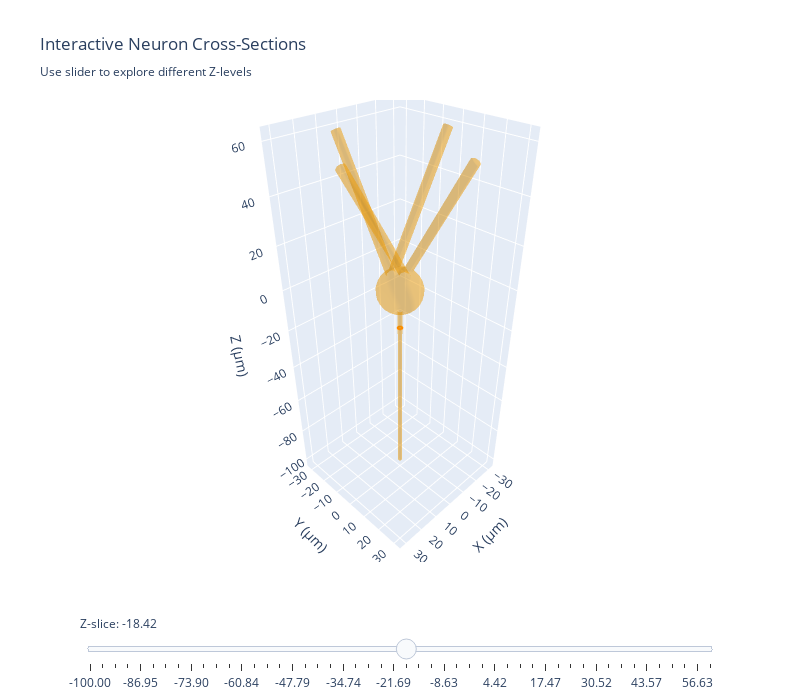

The cell this chart's notebook holds for it:
### Markdown cell above
## Interactive Cross-Sections

### Code cell
# Interactive slice view of the neuron
fig_neuron_slice = visualize_mesh_slice_interactive(
    neuron,
    title="Interactive Neuron Cross-Sections",
    slice_color="darkorange",
    mesh_color="orange",
    mesh_opacity=0.3
)
fig_neuron_slice.show()
